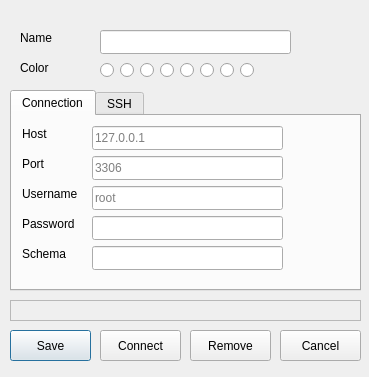
<?xml version="1.0" encoding="UTF-8"?>
<ui version="4.0">
 <class>Connection</class>
 <widget class="QDialog" name="Connection">
  <property name="geometry">
   <rect>
    <x>0</x>
    <y>0</y>
    <width>369</width>
    <height>377</height>
   </rect>
  </property>
  <property name="windowTitle">
   <string>Dialog</string>
  </property>
  <widget class="QLabel" name="label">
   <property name="geometry">
    <rect>
     <x>20</x>
     <y>30</y>
     <width>60</width>
     <height>16</height>
    </rect>
   </property>
   <property name="text">
    <string>Name</string>
   </property>
  </widget>
  <widget class="QLineEdit" name="lineName">
   <property name="geometry">
    <rect>
     <x>100</x>
     <y>30</y>
     <width>191</width>
     <height>24</height>
    </rect>
   </property>
   <property name="sizePolicy">
    <sizepolicy hsizetype="Fixed" vsizetype="Fixed">
     <horstretch>0</horstretch>
     <verstretch>0</verstretch>
    </sizepolicy>
   </property>
  </widget>
  <widget class="QPushButton" name="buttonConnect">
   <property name="geometry">
    <rect>
     <x>100</x>
     <y>330</y>
     <width>81</width>
     <height>31</height>
    </rect>
   </property>
   <property name="text">
    <string>Connect</string>
   </property>
   <property name="icon">
    <iconset resource="icons.qrc">
     <normaloff>:/icons/resources/electricity.svg</normaloff>:/icons/resources/electricity.svg</iconset>
   </property>
   <property name="default">
    <bool>false</bool>
   </property>
  </widget>
  <widget class="QPushButton" name="buttonRemove">
   <property name="geometry">
    <rect>
     <x>190</x>
     <y>330</y>
     <width>81</width>
     <height>31</height>
    </rect>
   </property>
   <property name="text">
    <string>Remove</string>
   </property>
   <property name="icon">
    <iconset resource="icons.qrc">
     <normaloff>:/icons/resources/trash.svg</normaloff>:/icons/resources/trash.svg</iconset>
   </property>
  </widget>
  <widget class="QPushButton" name="buttonCancel">
   <property name="geometry">
    <rect>
     <x>280</x>
     <y>330</y>
     <width>81</width>
     <height>31</height>
    </rect>
   </property>
   <property name="text">
    <string>Cancel</string>
   </property>
   <property name="icon">
    <iconset resource="icons.qrc">
     <normaloff>:/icons/resources/forbidden.svg</normaloff>:/icons/resources/forbidden.svg</iconset>
   </property>
   <property name="default">
    <bool>false</bool>
   </property>
  </widget>
  <widget class="QRadioButton" name="radioButtonBlack">
   <property name="geometry">
    <rect>
     <x>100</x>
     <y>60</y>
     <width>16</width>
     <height>21</height>
    </rect>
   </property>
   <property name="styleSheet">
    <string notr="true">QRadioButton { color: black;}</string>
   </property>
   <property name="text">
    <string/>
   </property>
  </widget>
  <widget class="QRadioButton" name="radioButtonRed">
   <property name="geometry">
    <rect>
     <x>120</x>
     <y>60</y>
     <width>16</width>
     <height>21</height>
    </rect>
   </property>
   <property name="styleSheet">
    <string notr="true">QRadioButton { color: red;}</string>
   </property>
   <property name="text">
    <string/>
   </property>
  </widget>
  <widget class="QRadioButton" name="radioButtonGreen">
   <property name="geometry">
    <rect>
     <x>140</x>
     <y>60</y>
     <width>16</width>
     <height>21</height>
    </rect>
   </property>
   <property name="styleSheet">
    <string notr="true">QRadioButton { color: green;}</string>
   </property>
   <property name="text">
    <string/>
   </property>
  </widget>
  <widget class="QRadioButton" name="radioButtonBlue">
   <property name="geometry">
    <rect>
     <x>160</x>
     <y>60</y>
     <width>16</width>
     <height>21</height>
    </rect>
   </property>
   <property name="styleSheet">
    <string notr="true">QRadioButton { color: blue;}</string>
   </property>
   <property name="text">
    <string/>
   </property>
  </widget>
  <widget class="QRadioButton" name="radioButtonPurple">
   <property name="geometry">
    <rect>
     <x>180</x>
     <y>60</y>
     <width>16</width>
     <height>21</height>
    </rect>
   </property>
   <property name="styleSheet">
    <string notr="true">QRadioButton { color: purple;}</string>
   </property>
   <property name="text">
    <string/>
   </property>
  </widget>
  <widget class="QRadioButton" name="radioButtonBrown">
   <property name="geometry">
    <rect>
     <x>200</x>
     <y>60</y>
     <width>16</width>
     <height>21</height>
    </rect>
   </property>
   <property name="styleSheet">
    <string notr="true">QRadioButton { color: brown;}</string>
   </property>
   <property name="text">
    <string/>
   </property>
  </widget>
  <widget class="QRadioButton" name="radioButtonOrange">
   <property name="geometry">
    <rect>
     <x>220</x>
     <y>60</y>
     <width>16</width>
     <height>21</height>
    </rect>
   </property>
   <property name="styleSheet">
    <string notr="true">QRadioButton { color: orange;}</string>
   </property>
   <property name="text">
    <string/>
   </property>
  </widget>
  <widget class="QRadioButton" name="radioButtonGrey">
   <property name="geometry">
    <rect>
     <x>240</x>
     <y>60</y>
     <width>16</width>
     <height>21</height>
    </rect>
   </property>
   <property name="styleSheet">
    <string notr="true">QRadioButton { color: grey;}</string>
   </property>
   <property name="text">
    <string/>
   </property>
  </widget>
  <widget class="QLabel" name="label_15">
   <property name="geometry">
    <rect>
     <x>20</x>
     <y>60</y>
     <width>60</width>
     <height>16</height>
    </rect>
   </property>
   <property name="text">
    <string>Color</string>
   </property>
  </widget>
  <widget class="QTabWidget" name="tabWidget">
   <property name="geometry">
    <rect>
     <x>10</x>
     <y>90</y>
     <width>351</width>
     <height>201</height>
    </rect>
   </property>
   <property name="currentIndex">
    <number>0</number>
   </property>
   <widget class="QWidget" name="tab">
    <attribute name="title">
     <string>Connection</string>
    </attribute>
    <widget class="QLabel" name="label_3">
     <property name="geometry">
      <rect>
       <x>10</x>
       <y>40</y>
       <width>60</width>
       <height>16</height>
      </rect>
     </property>
     <property name="text">
      <string>Port</string>
     </property>
    </widget>
    <widget class="QLineEdit" name="linePass">
     <property name="geometry">
      <rect>
       <x>80</x>
       <y>100</y>
       <width>191</width>
       <height>24</height>
      </rect>
     </property>
     <property name="sizePolicy">
      <sizepolicy hsizetype="Fixed" vsizetype="Fixed">
       <horstretch>0</horstretch>
       <verstretch>0</verstretch>
      </sizepolicy>
     </property>
    </widget>
    <widget class="QLabel" name="label_5">
     <property name="geometry">
      <rect>
       <x>10</x>
       <y>100</y>
       <width>71</width>
       <height>16</height>
      </rect>
     </property>
     <property name="text">
      <string>Password</string>
     </property>
    </widget>
    <widget class="QLineEdit" name="linePort">
     <property name="geometry">
      <rect>
       <x>80</x>
       <y>40</y>
       <width>191</width>
       <height>24</height>
      </rect>
     </property>
     <property name="sizePolicy">
      <sizepolicy hsizetype="Fixed" vsizetype="Fixed">
       <horstretch>0</horstretch>
       <verstretch>0</verstretch>
      </sizepolicy>
     </property>
     <property name="inputMethodHints">
      <set>Qt::InputMethodHint::ImhNone</set>
     </property>
     <property name="placeholderText">
      <string>3306</string>
     </property>
    </widget>
    <widget class="QLineEdit" name="lineUser">
     <property name="geometry">
      <rect>
       <x>80</x>
       <y>70</y>
       <width>191</width>
       <height>24</height>
      </rect>
     </property>
     <property name="sizePolicy">
      <sizepolicy hsizetype="Fixed" vsizetype="Fixed">
       <horstretch>0</horstretch>
       <verstretch>0</verstretch>
      </sizepolicy>
     </property>
     <property name="placeholderText">
      <string>root</string>
     </property>
    </widget>
    <widget class="QLabel" name="label_2">
     <property name="geometry">
      <rect>
       <x>10</x>
       <y>10</y>
       <width>60</width>
       <height>16</height>
      </rect>
     </property>
     <property name="text">
      <string>Host</string>
     </property>
    </widget>
    <widget class="QLabel" name="label_4">
     <property name="geometry">
      <rect>
       <x>10</x>
       <y>70</y>
       <width>71</width>
       <height>16</height>
      </rect>
     </property>
     <property name="text">
      <string>Username</string>
     </property>
    </widget>
    <widget class="QLineEdit" name="lineHost">
     <property name="geometry">
      <rect>
       <x>80</x>
       <y>10</y>
       <width>191</width>
       <height>24</height>
      </rect>
     </property>
     <property name="sizePolicy">
      <sizepolicy hsizetype="Fixed" vsizetype="Fixed">
       <horstretch>0</horstretch>
       <verstretch>0</verstretch>
      </sizepolicy>
     </property>
     <property name="placeholderText">
      <string>127.0.0.1</string>
     </property>
    </widget>
    <widget class="QLineEdit" name="lineSchema">
     <property name="geometry">
      <rect>
       <x>80</x>
       <y>130</y>
       <width>191</width>
       <height>24</height>
      </rect>
     </property>
     <property name="sizePolicy">
      <sizepolicy hsizetype="Fixed" vsizetype="Fixed">
       <horstretch>0</horstretch>
       <verstretch>0</verstretch>
      </sizepolicy>
     </property>
    </widget>
    <widget class="QLabel" name="label_16">
     <property name="geometry">
      <rect>
       <x>10</x>
       <y>130</y>
       <width>71</width>
       <height>16</height>
      </rect>
     </property>
     <property name="text">
      <string>Schema</string>
     </property>
    </widget>
   </widget>
   <widget class="QWidget" name="tab_2">
    <attribute name="title">
     <string>SSH</string>
    </attribute>
    <widget class="QLabel" name="label_8">
     <property name="geometry">
      <rect>
       <x>10</x>
       <y>40</y>
       <width>60</width>
       <height>16</height>
      </rect>
     </property>
     <property name="text">
      <string>Port</string>
     </property>
    </widget>
    <widget class="QLabel" name="label_7">
     <property name="geometry">
      <rect>
       <x>10</x>
       <y>10</y>
       <width>60</width>
       <height>16</height>
      </rect>
     </property>
     <property name="text">
      <string>Host</string>
     </property>
    </widget>
    <widget class="QLineEdit" name="lineSSHhost">
     <property name="geometry">
      <rect>
       <x>80</x>
       <y>10</y>
       <width>191</width>
       <height>24</height>
      </rect>
     </property>
     <property name="sizePolicy">
      <sizepolicy hsizetype="Fixed" vsizetype="Fixed">
       <horstretch>0</horstretch>
       <verstretch>0</verstretch>
      </sizepolicy>
     </property>
    </widget>
    <widget class="QLineEdit" name="lineSSHport">
     <property name="geometry">
      <rect>
       <x>80</x>
       <y>40</y>
       <width>191</width>
       <height>24</height>
      </rect>
     </property>
     <property name="sizePolicy">
      <sizepolicy hsizetype="Fixed" vsizetype="Fixed">
       <horstretch>0</horstretch>
       <verstretch>0</verstretch>
      </sizepolicy>
     </property>
    </widget>
    <widget class="QLineEdit" name="lineSSHuser">
     <property name="geometry">
      <rect>
       <x>80</x>
       <y>70</y>
       <width>191</width>
       <height>24</height>
      </rect>
     </property>
     <property name="sizePolicy">
      <sizepolicy hsizetype="Fixed" vsizetype="Fixed">
       <horstretch>0</horstretch>
       <verstretch>0</verstretch>
      </sizepolicy>
     </property>
    </widget>
    <widget class="QLabel" name="label_6">
     <property name="geometry">
      <rect>
       <x>10</x>
       <y>70</y>
       <width>71</width>
       <height>16</height>
      </rect>
     </property>
     <property name="text">
      <string>Username</string>
     </property>
    </widget>
    <widget class="QLineEdit" name="lineSSHpass">
     <property name="geometry">
      <rect>
       <x>80</x>
       <y>100</y>
       <width>191</width>
       <height>24</height>
      </rect>
     </property>
     <property name="sizePolicy">
      <sizepolicy hsizetype="Fixed" vsizetype="Fixed">
       <horstretch>0</horstretch>
       <verstretch>0</verstretch>
      </sizepolicy>
     </property>
    </widget>
    <widget class="QLineEdit" name="lineSSHkey">
     <property name="geometry">
      <rect>
       <x>80</x>
       <y>130</y>
       <width>191</width>
       <height>24</height>
      </rect>
     </property>
     <property name="sizePolicy">
      <sizepolicy hsizetype="Fixed" vsizetype="Fixed">
       <horstretch>0</horstretch>
       <verstretch>0</verstretch>
      </sizepolicy>
     </property>
    </widget>
    <widget class="QLabel" name="label_9">
     <property name="geometry">
      <rect>
       <x>10</x>
       <y>100</y>
       <width>71</width>
       <height>16</height>
      </rect>
     </property>
     <property name="text">
      <string>Password</string>
     </property>
    </widget>
    <widget class="QLabel" name="label_10">
     <property name="geometry">
      <rect>
       <x>10</x>
       <y>130</y>
       <width>71</width>
       <height>16</height>
      </rect>
     </property>
     <property name="text">
      <string>Key file</string>
     </property>
    </widget>
   </widget>
  </widget>
  <widget class="QPushButton" name="buttonSave">
   <property name="geometry">
    <rect>
     <x>10</x>
     <y>330</y>
     <width>81</width>
     <height>31</height>
    </rect>
   </property>
   <property name="text">
    <string>Save</string>
   </property>
   <property name="icon">
    <iconset resource="icons.qrc">
     <normaloff>:/icons/resources/tick circle.svg</normaloff>:/icons/resources/tick circle.svg</iconset>
   </property>
   <property name="default">
    <bool>true</bool>
   </property>
  </widget>
  <widget class="QLabel" name="msg">
   <property name="geometry">
    <rect>
     <x>10</x>
     <y>300</y>
     <width>351</width>
     <height>21</height>
    </rect>
   </property>
   <property name="styleSheet">
    <string notr="true"/>
   </property>
   <property name="frameShape">
    <enum>QFrame::Shape::StyledPanel</enum>
   </property>
   <property name="text">
    <string/>
   </property>
   <property name="alignment">
    <set>Qt::AlignmentFlag::AlignCenter</set>
   </property>
  </widget>
 </widget>
 <tabstops>
  <tabstop>lineName</tabstop>
  <tabstop>lineHost</tabstop>
  <tabstop>linePort</tabstop>
  <tabstop>lineUser</tabstop>
  <tabstop>linePass</tabstop>
  <tabstop>lineSchema</tabstop>
  <tabstop>buttonSave</tabstop>
  <tabstop>buttonConnect</tabstop>
  <tabstop>buttonRemove</tabstop>
  <tabstop>buttonCancel</tabstop>
  <tabstop>tabWidget</tabstop>
  <tabstop>lineSSHhost</tabstop>
  <tabstop>lineSSHport</tabstop>
  <tabstop>lineSSHuser</tabstop>
  <tabstop>lineSSHpass</tabstop>
  <tabstop>lineSSHkey</tabstop>
  <tabstop>radioButtonBlack</tabstop>
  <tabstop>radioButtonGreen</tabstop>
  <tabstop>radioButtonBlue</tabstop>
  <tabstop>radioButtonPurple</tabstop>
  <tabstop>radioButtonOrange</tabstop>
  <tabstop>radioButtonGrey</tabstop>
  <tabstop>radioButtonBrown</tabstop>
  <tabstop>radioButtonRed</tabstop>
 </tabstops>
 <resources>
  <include location="icons.qrc"/>
 </resources>
 <connections/>
</ui>
